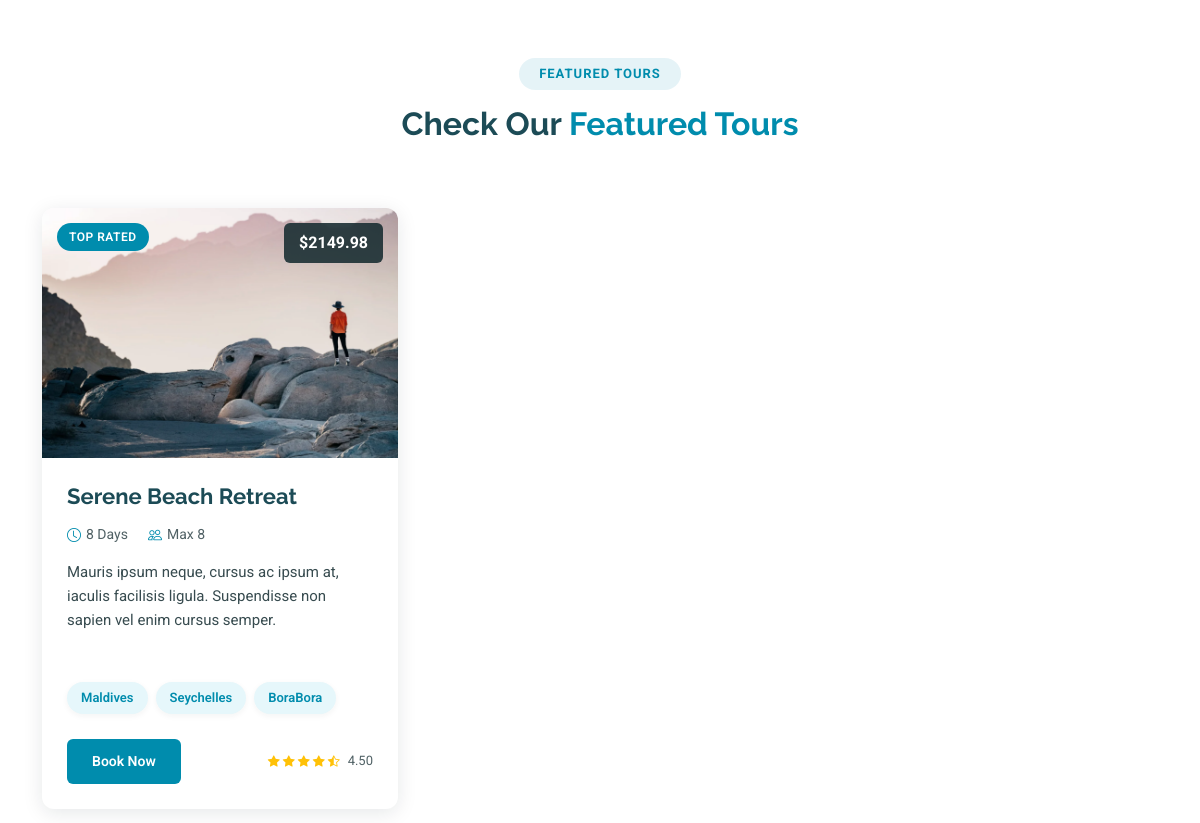
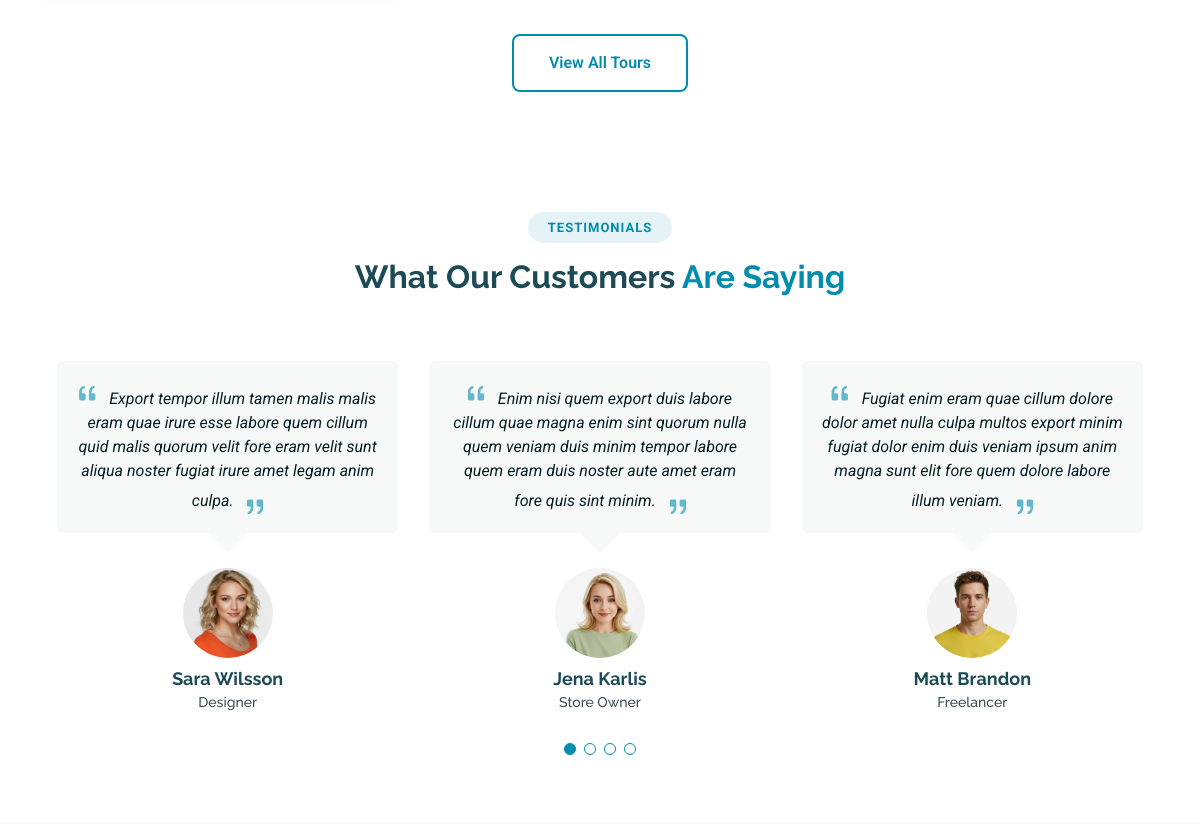
The app's page / (middle part), older data (2 pictures, top to bottom).
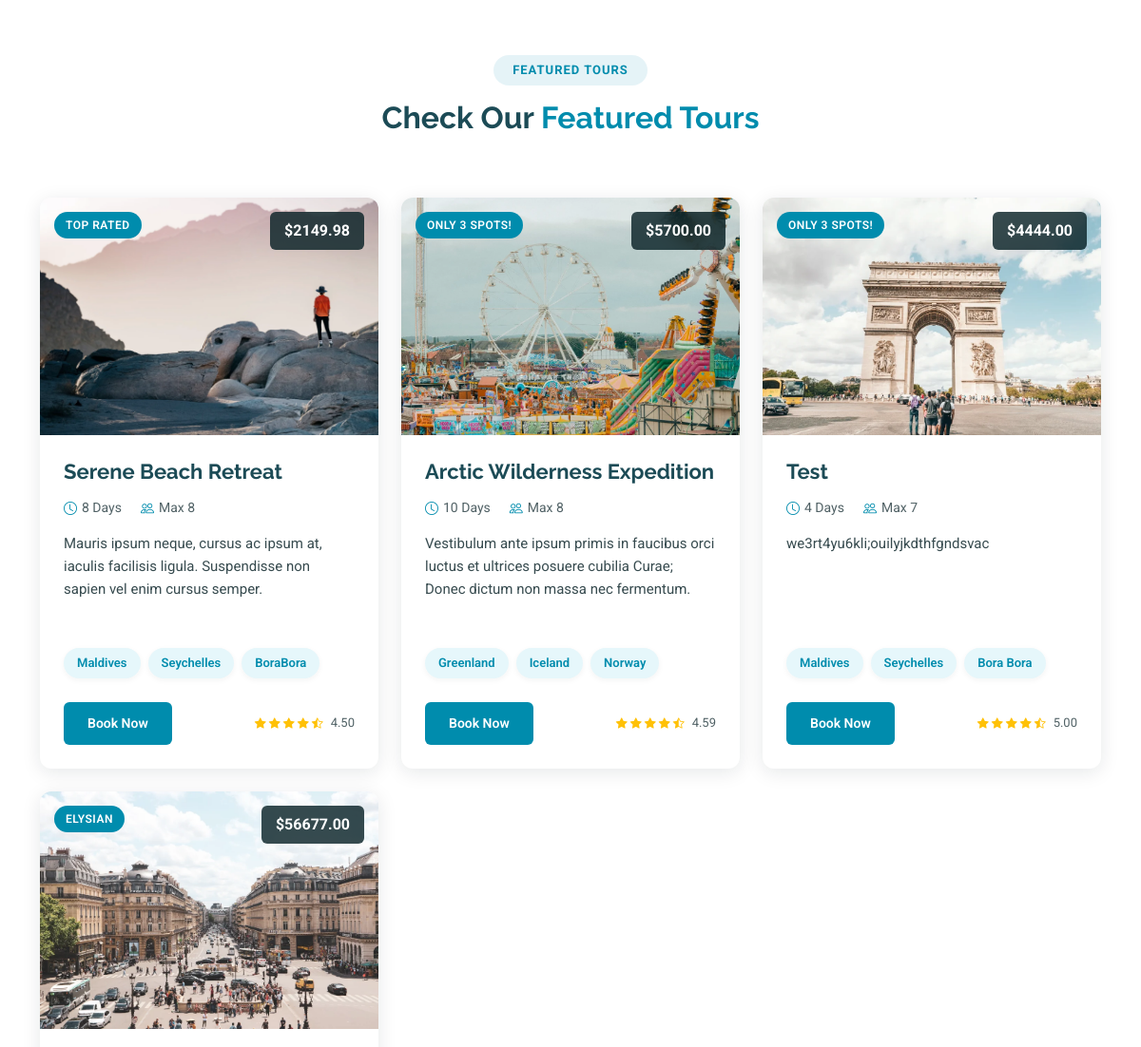
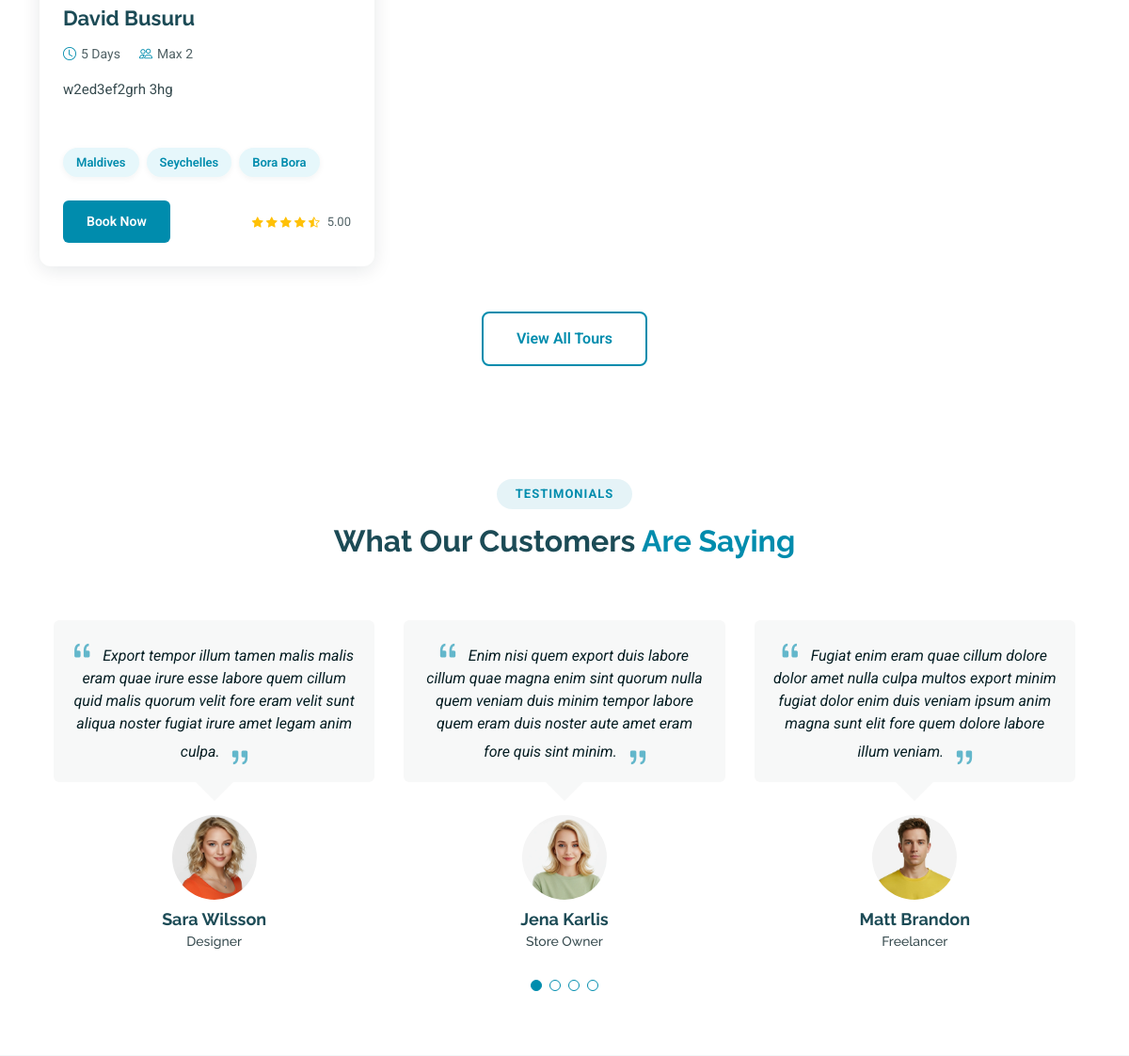
The same page, newer data (2 pictures, top to bottom).
### book/models.py (models this page shows, shortened)
class Featured_Tours(models.Model):
    name = models.CharField(max_length=100)
    description = models.TextField()
    image = models.ImageField(upload_to='featured_tours/', blank=True, null=True)
    duration = models.PositiveIntegerField(default=0)  # Duration in days
    price = models.DecimalField(max_digits=10, decimal_places=2)
    tag = models.CharField(max_length=50)
    destinations = models.CharField(max_length=200 , blank=True, null=True )  # Comma-separated list of destinations
    ratings = models.DecimalField(max_digits=3, decimal_places=2, default=0.0)
    group_size = models.PositiveIntegerField(default=0)

### book/views.py (the view)
# urls.py: path('', views.index, name='index'),
def index(request):
    featured_destinations = Featured_Destinations.objects.all()
    context = {
        'featured_destinations': featured_destinations,
        'featured_tours': Featured_Tours.objects.all(),
        'testimonials': Testimonial.objects.all(),  # Placeholder for testimonials if needed
    }
    return render(request, 'book/index.html', context)

### book/templatetags/custom_filters.py (called while the page is built)
@register.filter
def split(value, key=","):
    try:
        if value is None:
            return []
        if not isinstance(value, str):
            value = str(value)
        return value.split(key)
    except Exception:
        return []

@register.filter
def trim(value):
    if value is None:
        return ""
    try:
        return str(value).strip()
    except Exception:
        return value

### book/templates/book/index.html (shortened to what this page needs)
{% extends 'book/base.html' %}
{% load custom_filters %}
{% block content %}
{% load static %}
  <main class="main">
    <section id="featured-tours" class="featured-tours section">
      <div class="container section-title" data-aos="fade-up">
        <h2>Featured Tours</h2>
        <div><span>Check Our</span> <span class="description-title">Featured Tours</span></div>
      </div>
<div class="container" data-aos="fade-up" data-aos-delay="100">
  <div class="row gy-4">
    {% for featured_tour in featured_tours %}
      <div class="col-lg-4 col-md-6" data-aos="fade-up" data-aos-delay="200">
        <div class="tour-card">
          <div class="tour-image">
            <img src="{{ featured_tour.image.url }}" alt="{{ featured_tour.name }}" class="img-fluid" loading="lazy">
            <div class="tour-badge">{{ featured_tour.tag }}</div>
            <div class="tour-price">${{ featured_tour.price }}</div>
          </div>
          <div class="tour-content">
            <h4>{{ featured_tour.name }}</h4>
            <div class="tour-meta">
              <span class="duration"><i class="bi bi-clock"></i> {{ featured_tour.duration }} Days</span>
              <span class="group-size"><i class="bi bi-people"></i> Max {{ featured_tour.group_size }}</span>
            </div>
            <p>{{ featured_tour.description }}</p>
            <div class="tour-highlights">
              {% for place in featured_tour.destinations|split:"," %}
                {% with place|trim as dest %}
                  {% if dest %}
                    <span class="dest-pill">{{ dest }}</span>
                  {% endif %}
                {% endwith %}
              {% endfor %}
            </div>
            <div class="tour-action">
              <a href="booking.html" class="btn-book">Book Now</a>
              <div class="tour-rating">
                <i class="bi bi-star-fill"></i>
                <i class="bi bi-star-fill"></i>
                <i class="bi bi-star-fill"></i>
                <i class="bi bi-star-fill"></i>
                <i class="bi bi-star-half"></i>
                <span>{{ featured_tour.ratings }}</span>
              </div>
            </div>
          </div>
        </div>
      </div>
    {% endfor %}
  </div>
</div>
        <div class="text-center mt-5" data-aos="fade-up" data-aos-delay="500">
          <a href="tours.html" class="btn-view-all">View All Tours</a>
        </div>
    </section>
    <section id="testimonials-home" class="testimonials-home section">
      <div class="container section-title" data-aos="fade-up">
        <h2>Testimonials</h2>
        <div><span>What Our Customers</span> <span class="description-title">Are Saying</span></div>
      </div>
      <div class="container" data-aos="fade-up" data-aos-delay="100">
        <div class="swiper init-swiper">
          <div class="swiper-wrapper">
            {% if testimonials %}
              {% for testimonial in testimonials %}
                <div class="swiper-slide">
                  <div class="testimonial-item">
                    <p>
                      <i class="bi bi-quote quote-icon-left"></i>
                      <span>{{ testimonial.content }}</span>
                      <i class="bi bi-quote quote-icon-right"></i>
                    </p>
                    {% if testimonial.image %}
                      <img src="{{ testimonial.image.url }}" class="testimonial-img" alt="">
                    {% endif %}
                    <h3>{{ testimonial.name }}</h3>
                    <h4>{{ testimonial.title }}</h4>
                  </div>
                </div>
              {% endfor %}
            {% else %}
              <div class="swiper-slide">
                <div class="testimonial-item">
                  <p>
                    <i class="bi bi-quote quote-icon-left"></i>
                    <span>Export tempor illum tamen malis malis eram quae irure esse labore quem cillum quid malis quorum velit fore eram velit sunt aliqua noster fugiat irure amet legam anim culpa.</span>
                    <i class="bi bi-quote quote-icon-right"></i>
                  </p>
                  <img src="{% static 'assets/img/person/person-f-5.webp' %}" class="testimonial-img" alt="">
                  <h3>Sara Wilsson</h3>
                  <h4>Designer</h4>
                </div>
              </div>
              <div class="swiper-slide">
                <div class="testimonial-item">
                  <p>
                    <i class="bi bi-quote quote-icon-left"></i>
                    <span>Enim nisi quem export duis labore cillum quae magna enim sint quorum nulla quem veniam duis minim tempor labore quem eram duis noster aute amet eram fore quis sint minim.</span>
                    <i class="bi bi-quote quote-icon-right"></i>
                  </p>
                  <img src="{% static 'assets/img/person/person-f-12.webp' %}" class="testimonial-img" alt="">
                  <h3>Jena Karlis</h3>
                  <h4>Store Owner</h4>
                </div>
              </div>
              <div class="swiper-slide">
                <div class="testimonial-item">
                  <p>
                    <i class="bi bi-quote quote-icon-left"></i>
                    <span>Fugiat enim eram quae cillum dolore dolor amet nulla culpa multos export minim fugiat dolor enim duis veniam ipsum anim magna sunt elit fore quem dolore labore illum veniam.</span>
                    <i class="bi bi-quote quote-icon-right"></i>
                  </p>
                  <img src="{% static 'assets/img/person/person-m-12.webp' %}" class="testimonial-img" alt="">
                  <h3>Matt Brandon</h3>
                  <h4>Freelancer</h4>
                </div>
              </div>
            {% endif %}
          </div>
          <div class="swiper-pagination"></div>
        </div>
      </div>
    </section>
  </main>>
   {% endblock %}

### book/templates/book/base.html (shortened to what this page needs)
{% load custom_filters %}
{% load static %}
<head>
  <link href="{% static 'assets/vendor/bootstrap/css/bootstrap.min.css' %}" rel="stylesheet">
  <link href="{% static 'assets/vendor/bootstrap-icons/bootstrap-icons.css' %}" rel="stylesheet">
  <link href="{% static 'assets/vendor/aos/aos.css' %}" rel="stylesheet">
  <link href="{% static 'assets/vendor/swiper/swiper-bundle.min.css' %}" rel="stylesheet">
  <link href="{% static 'assets/vendor/glightbox/css/glightbox.min.css' %}" rel="stylesheet">
  <link href="{% static 'assets/css/main.css' %}" rel="stylesheet">
</head>
<body class="index-page">
    {% block content %}
    {% endblock %}
</body>
</html>

Row changes from the older to the newer data that the page shows:
added Featured_Tours: image (picture), tag "ONLY 3 SPOTS!", price "5700.00", name "Arctic Wilderness Expedition", duration "10", group_size "8", description "Vestibulum ante ipsum primis in faucibus orci luctus et ultrices posuere cubilia Curae; Donec dictum non massa nec fermentum.", destinations "Greenland" "Iceland" "Norway", ratings "4.59"
added Featured_Tours: image (picture), tag "ONLY 3 SPOTS!", price "4444.00", name "Test", duration "4", group_size "7", description "we3rt4yu6kli;ouilyjkdthfgndsvac", destinations "Maldives" "Seychelles" "Bora Bora", ratings "5.00"
added Featured_Tours: image (picture), tag "ELYSIAN", price "56677.00", name "David Busuru", duration "5", group_size "2", description "w2ed3ef2grh 3hg", destinations "Maldives" "Seychelles" "Bora Bora", ratings "5.00"
